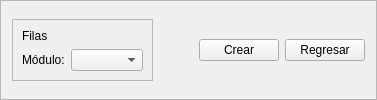
         <widget class="QFrame" name="frame_10">
          <property name="frameShape">
           <enum>QFrame::StyledPanel</enum>
          </property>
          <property name="frameShadow">
           <enum>QFrame::Raised</enum>
          </property>
          <layout class="QGridLayout" name="gridLayout_21">
           <item row="0" column="3">
            <widget class="QPushButton" name="push_button_row_create">
             <property name="text">
              <string>Crear</string>
             </property>
            </widget>
           </item>
           <item row="0" column="1">
            <widget class="QFrame" name="frame_11">
             <property name="frameShape">
              <enum>QFrame::StyledPanel</enum>
             </property>
             <property name="frameShadow">
              <enum>QFrame::Raised</enum>
             </property>
             <layout class="QGridLayout" name="gridLayout_22">
              <item row="1" column="0">
               <widget class="QLabel" name="label_row_module">
                <property name="text">
                 <string>Módulo:</string>
                </property>
               </widget>
              </item>
              <item row="1" column="1">
               <widget class="QComboBox" name="combo_box_row_module">
                <property name="minimumSize">
                 <size>
                  <width>65</width>
                  <height>0</height>
                 </size>
                </property>
               </widget>
              </item>
              <item row="0" column="0" colspan="2">
               <widget class="QLabel" name="label_rows">
                <property name="text">
                 <string>Filas</string>
                </property>
               </widget>
              </item>
             </layout>
            </widget>
           </item>
           <item row="0" column="2">
            <spacer name="horizontalSpacer">
             <property name="orientation">
              <enum>Qt::Horizontal</enum>
             </property>
             <property name="sizeHint" stdset="0">
              <size>
               <width>40</width>
               <height>20</height>
              </size>
             </property>
            </spacer>
           </item>
           <item row="0" column="4">
            <widget class="QPushButton" name="push_button_rows_return">
             <property name="text">
              <string>Regresar</string>
             </property>
            </widget>
           </item>
          </layout>
         </widget>
